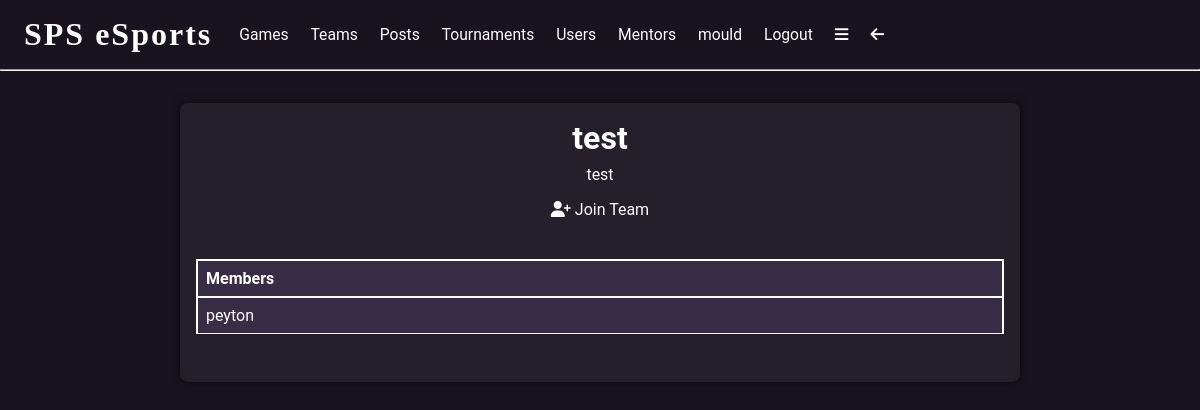
Page /team/1 (signed in) on the committed database.
### app/models.py (models this page shows, shortened)
class User(UserMixin, db.Model):
    user_id = db.Column(db.Integer, primary_key=True)
    username = db.Column(db.String(64), index=True, unique=True)
    email = db.Column(db.String(120), index=True, unique=True)
    password_hash = db.Column(db.String(128))
    bio = db.Column(db.String(500))
    pfp = db.Column(db.String(500))
    pronouns = db.Column(db.String(50))
    admin = db.Column(db.Boolean, default=False)
    team_admin = db.relationship('Teams', back_populates='team_admin')
    team_users = db.relationship('TeamUsers', back_populates='user')
    posts = db.relationship('Posts', back_populates='user')
    likes = db.relationship('Likes', back_populates='user')
    comments = db.relationship('Comments', back_populates='user')
    tournament_users = db.relationship('TournamentUsers', back_populates='user')
    match_users = db.relationship('MatchUsers', back_populates='user')
    ment_applications = db.relationship('MentApplications', back_populates='user')
    matches_won = db.relationship('Matches', back_populates='match_winner', foreign_keys='Matches.winner_id')
    tournament_admin = db.relationship('Tournaments', backref='user', foreign_keys='Tournaments.admin_id')
    tournament_winner = db.relationship('Tournaments', foreign_keys='Tournaments.winner_id')
    following = db.relationship('Following', backref='user', foreign_keys='Following.user_id')
    followed = db.relationship('Following', foreign_keys='Following.following_id')
    mentor = db.relationship('Mentor', backref='mentor', foreign_keys='Mentor.mentor_id')
    mentee = db.relationship('Mentor', foreign_keys='Mentor.mentee_id')
    '''def set_password(self, password):
        self.password_hash = generate_password_hash(password)

    def check_password(self, password):
        return check_password_hash(self.password_hash, password)'''
    '''def set_password(self, password):
        salt = bc.gensalt()
        # convert password to bytes
        password = password.encode('utf-8')
        self.password_hash = bc.hashpw(password=password, salt=salt)

    def check_password(self, password):
        password = password.encode('utf-8')
        return bc.checkpw(password=password, hashed_password=self.password_hash)'''
    def set_password(self, password):
        self.password_hash = argon2.hash(password)
    def check_password(self, password):
        return argon2.verify(password, self.password_hash)

class Teams(db.Model):
    team_id = db.Column(db.Integer, primary_key=True)
    team_name = db.Column(db.String(64), index=True, unique=True)
    team_description = db.Column(db.String(500))
    admin_id = db.Column(db.Integer, db.ForeignKey('user.user_id'))
    official = db.Column(db.Boolean, default=False)
    team_admin = db.relationship('User', back_populates='team_admin')
    team_users = db.relationship('TeamUsers', back_populates='team')
    practises = db.relationship('Practises', back_populates='team')

### app/routes.py (the view)
@app.route('/team/<team_id>', methods=['GET', 'POST'])
@login_required
def team(team_id):
    in_team = TeamUsers.query.filter_by(user_id=current_user.user_id, team_id=team_id).first()
    team = Teams.query.filter_by(team_id=team_id).first_or_404()
    team_users = TeamUsers.query.filter_by(team_id=team_id).all()
    users = []
    for user in team_users:
        users.append(User.query.filter_by(user_id=user.user_id).first())
    print(team.admin_id)
    print(current_user.user_id)
    if current_user.user_id == team.admin_id:
        admin = True
    else:
        admin = False
    return render_template('team.html', title=team.team_name, team=team, users=users, in_team=in_team, admin=admin)

### app/models.py (called while the page is built)
@login.user_loader
def load_user(id):
    return User.query.get(int(id))

### app/templates/team.html (shortened to what this page needs)
{% extends 'base.html' %}
{% block content %}
<div class="centre">
    <div class="gen-container">
        <h1>{{team.team_name}}</h1>
        <p>{{team.team_description}}</p>
        {% if in_team %}
            <a href="{{url_for('join_team', team_id=team.team_id)}}"><i class="fa-solid fa-user-minus"></i>  Leave Team</a>
        {% else %}
            <a href="{{url_for('join_team', team_id=team.team_id)}}"><i class="fa-solid fa-user-plus"></i>  Join Team</a>
        {% endif %}
        <div class="info-table">
            <table>
                <tr>
                    <th>Members</th>
                </tr>
                {% for user in users %}
                <tr>
                    <td>{{user.username}}</td>
                </tr>
                {% endfor %}
            </table>
        </div>
    </div>
</div>
{% endblock %}

### app/templates/base.html (shortened to what this page needs)
<!DOCTYPE html>
<html lang="en">
<head>
    <link rel="stylesheet" href="{{url_for('static', filename='css/styles.css')}}">
</head>
<body>
<div class="header">
    <h1 onclick="window.location.href='{{url_for('index')}}'">SPS eSports</h1>
    {% if current_user.is_authenticated %}
    <a href="{{url_for('search_games')}}">Games</a>
    <a href="{{url_for('search_teams')}}">Teams</a>
    <a href="{{url_for('search_posts')}}">Posts</a>
    <a href="{{url_for('search_tournaments')}}">Tournaments</a>
    <a href="{{url_for('search_users')}}">Users</a>
    <a href="{{url_for('search_mentors')}}">Mentors</a>
    <a href="{{url_for('user', username=current_user.username)}}">{{current_user.username}}</a>
    <a href="{{url_for('logout')}}">Logout</a>
    <a href="javascript:showNavBar()"><i class="fa-solid fa-bars"></i></a>
    <a href="javascript:window.history.back();"><i class="fa-solid fa-arrow-left"></i></a>
    {% else %}
        <a href="{{url_for('login')}}">Login</a>
        <a href="{{url_for('register')}}">Register</a>
    {% endif %}
</div>
<hr>
{% block content %} {% endblock %}
</body>
</html>

### app/static/css/styles.css (style rules this page uses)
* { margin: 0; padding: 0; box-sizing: border-box; scroll-behavior: smooth; scrollbar-width: thin; scrollbar-color: white var(--bg); }
body { background: var(--bg); color: white; }
:root { --accent: #9a52ff; --bg: #18131f; --bg2: #372d47; --lightbg: rgba(255,255,255,0.05); }
.header { display:flex; align-items: center; padding: 1em 0.5em; }
.header a { padding: 0em 0.7em; font-family: 'Roboto'; font-size: 0.98em; text-decoration: none; transition: 0.5s; position: relative; transition: 0.3s; color: white; }
.header a::before { content: ''; position: absolute; width: 100%; height: 2px; left: 0; bottom: -2px; background-color: var(--accent); transform-origin: right; transform: scaleX(0); transition: transform 0.3s; }
.header h1 { box-shadow: inset 0 0 0 0 var(--bg); font-family: 'Square Game'; letter-spacing: 2px; padding: 0 0.5em; position: relative; transition: 0.5s; }
h1 { font-family: 'Roboto'; font-size: 2em; }
.centre h1 { text-align: center; }
p { font-family: 'Roboto'; font-size: 1em; padding: 0.5em 0; }
a { color: white; text-decoration: none; transition: 0.5s; padding: 0.5em 0; position: relative; font-family: 'Roboto'; }
a::before { content: ''; position: absolute; width: 100%; height: 2px; left: 0; bottom: 4px; background-color: var(--accent); transform-origin: right; transform: scaleX(0); transition: transform 0.3s; }
.centre { display: flex; flex-flow: row wrap; align-items: center; justify-content: center; width: 100%; margin: 1em 0; }
.info-table { display: flex; flex-flow: column wrap; align-items: center; justify-content: center; width: 100%; margin: 1em 0; font-family: 'Roboto'; }
.info-table table { width: 100%; border-collapse: collapse; margin: 1em 0; text-align: left; }
.info-table th { padding: 0.5em; border: 2px solid white; background-color: var(--bg2); }
.info-table td { padding: 0.5em; border: 1px solid white; border-right: 2px solid white; border-left: 2px solid white; background-color: var(--bg2); }
.gen-container { display: flex; flex-flow: column wrap; align-items: center; justify-content: center; width: 70%; margin: 1em 0; font-family: 'Roboto'; background-color: var(--lightbg); padding: 1em; border-radius: 0.5em; box-shadow: 0 0 10px 0 rgba(0,0,0,0.5); }

### rows in the picture
User: username "mould"
Teams: team_name "test", team_description "test"
User: username "peyton"
